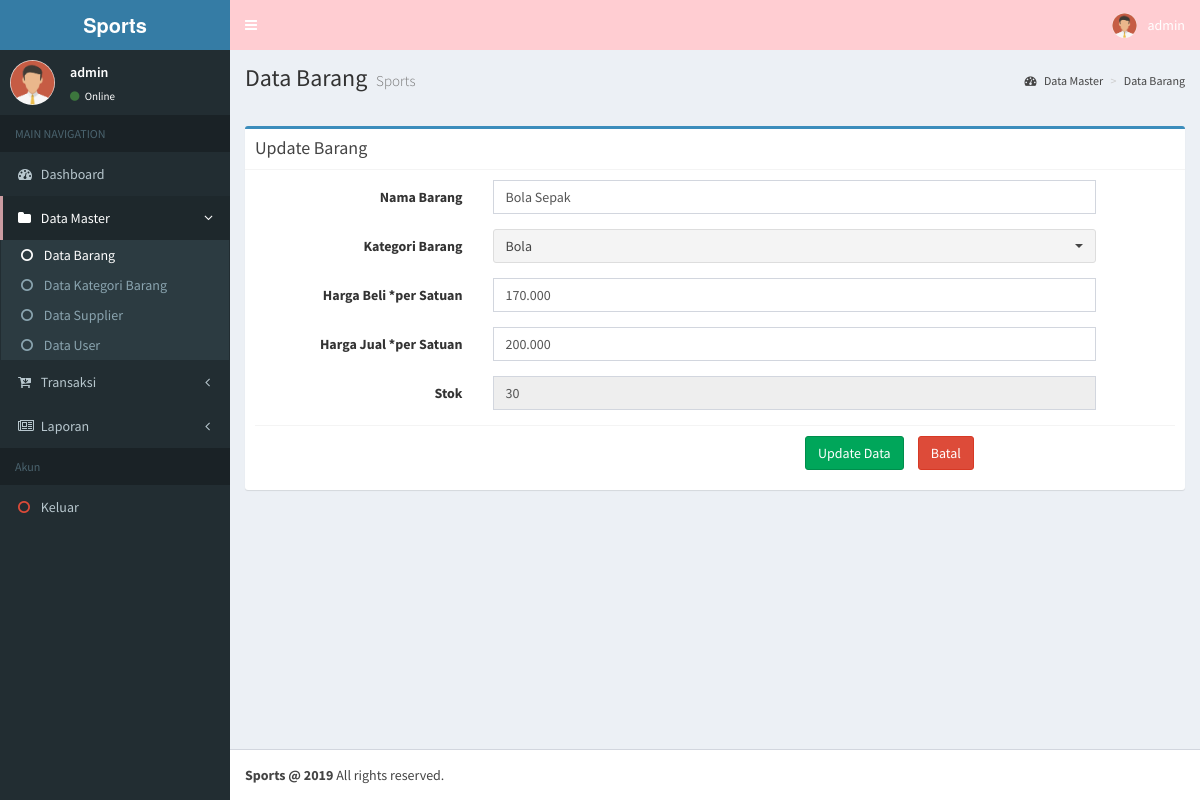
/?page=barang&action=edit&edit=1 (signed in), run on the app's committed database.
### tables this page shows
CREATE TABLE `barang` (
  `id_barang` int(11) NOT NULL,
  `nama_barang` varchar(100) NOT NULL,
  `id_kategori` int(11) NOT NULL,
  `stok` int(11) NOT NULL,
  `harga_beli` bigint(20) NOT NULL,
  `harga_jual` bigint(20) NOT NULL
);

CREATE TABLE `kategori` (
  `id_kategori` int(11) NOT NULL,
  `kategori` varchar(100) NOT NULL
);

### pages/barang/edit_barang.php (the view, shortened to what this page needs)
<div class="content-wrapper">
  <section class="content-header">
    <h1>
    Data Barang
    <small>Sports</small>
    </h1>
    <ol class="breadcrumb">
      <li><a href="#"><i class="fa fa-dashboard"></i> Data Master</a></li>
      <li><a href="#">Data Barang</a></li>
    </ol>
  </section>
  <br>
<?php
$id = $_GET['edit'];
$sql_edit = $connect->query("SELECT * FROM barang where id_barang = '$id'");
$data = $sql_edit->fetch(PDO::FETCH_OBJ);
$id_barang =$data->id_barang;
$nama = $data->nama_barang;
$kategori = $data->id_kategori;
$harga_jual = number_format($data->harga_jual,0,',','.');
$harga_beli = number_format($data->harga_beli,0,',','.');
$stok = $data->stok;
?>
  <div id="add_content">
    <div class="content">
      <div class="row">
        <div class="col-md-12">
          <div class="box box-primary">
            <div class="box-header with-border">
              <h3 class="box-title">Update Barang</h3>
              </div>
              <form class="form-horizontal" method="post" id="formEdit" action="pages/barang/proses_barang.php?aksi=edit_data&id=<?php echo($id_barang) ?>">
                <div class="box-body">
                  <div class="form-group">
                    <label class="col-md-3 control-label">Nama Barang</label>
                    <div class="col-md-8">
                      <input type="text" name="nama" class="form-control" placeholder="Nama Barang ..." autofocus="" required="" value="<?php echo($nama) ?>">
                    </div>
                  </div>
                  <div class="form-group">
                    <label class="col-md-3 control-label">Kategori Barang</label>
                    <div class="col-md-8">
                      <select class="form-control selectpicker" data-live-search="true" name="id_kategori" required="">
                        <?php
                        $query = $connect->query("SELECT * from kategori");
                        while ($data = $query->fetch(PDO::FETCH_OBJ)) {
                        ?>
                        <option value="<?php echo $data->id_kategori ?>" <?php if ($kategori=="$data->id_kategori") { echo "selected=\"selected\""; } ?>><?php echo $data->kategori; ?></option>
                        <?php } ?>
                      </select>
                    </div>
                  </div>
                  <div class="form-group">
                    <label class="col-md-3 control-label">Harga Beli *per Satuan</label>
                    <div class="col-md-8">
                      <input type="text" name="harga_beli" id="harga1" class="form-control" placeholder="Harga Beli Barang ..." required="" onkeyup="autoRupiah();" value="<?php echo($harga_beli) ?>">
                    </div>
                  </div>
                  <div class="form-group">
                    <label class="col-md-3 control-label">Harga Jual *per Satuan</label>
                    <div class="col-md-8">
                      <input type="text" name="harga_jual" id="harga2" class="form-control" placeholder="Harga Jual Barang ..." required="" onkeyup="autoRupiah2();" value="<?php echo($harga_jual) ?>">
                    </div>
                  </div>
                  <div class="form-group">
                    <label class="col-md-3 control-label">Stok</label>
                    <div class="col-md-8">
                      <input type="text" name="stok" class="form-control" placeholder="Stok Produk ..." value="<?php echo($stok) ?>" required="" readonly="">
                    </div>
                  </div>
                  <div class="box-footer">
                    <div class="col-md-7"></div>
                    <div class="col-md-3">
                      <input type="submit" class="btn btn-success" name="edit_data" id="edit_data" value="Update Data"/>
                      <a href="?page=barang" class="btn btn-danger">Batal</a>
                    </div>
                    <div class="col-md-1"></div>
                    </div>
                  </form>
                  </div>
                </div>
              </div>
            </div>
          </div>
        </div>
                  </div>

### data on the page
barang: nama "Bola Sepak", harga_beli "170.000", harga_jual "200.000", stok "30"
kategori: kategori "Bola"

### other printed values
$_SESSION['username'] "admin"
